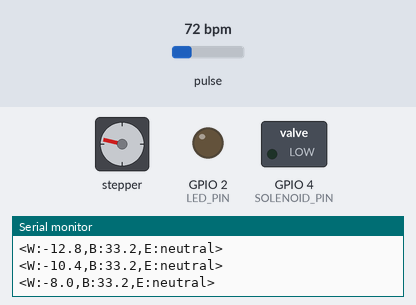
Bench run of a program on a simulated ESP32-S3. Shown: stepper motor, switched loads named in the program (green lamp = pin HIGH), output pins drawn as LEDs (lit = HIGH), the last lines printed to the serial monitor. Wiring (inferred from the names in the program): stepper motor driver (200 steps per turn assumed): step GPIO 5; direction GPIO 6; enable GPIO 7. Dashed ring = blinking. Inputs (shaded band) come from the test bench; at power-on: pulse 72 bpm. Pins used as bus, display or sensor lines are not drawn.

Above: at 2.2 s.
2.3 s: pulse set to 42 bpm
At 4.54 s:
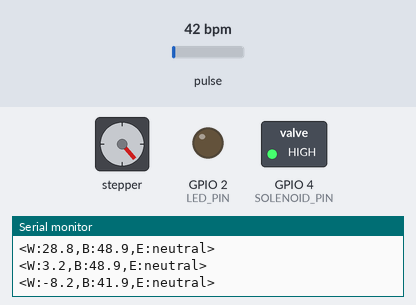
5.3 s: pulse set to 70 bpm
8.3 s: pulse set to 100 bpm
At 8.53 s:
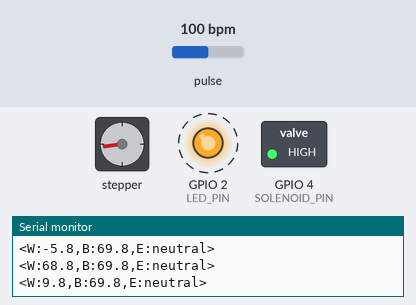
11.3 s: pulse set to 130 bpm
14.3 s: pulse set to 158 bpm
At 15.59 s:
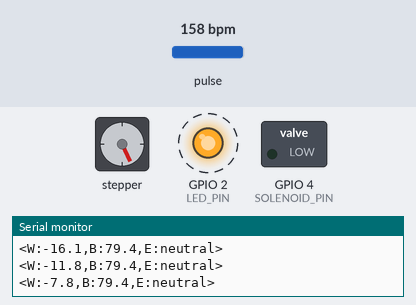
17.3 s: pulse set to 59 bpm
At 20.5 s:
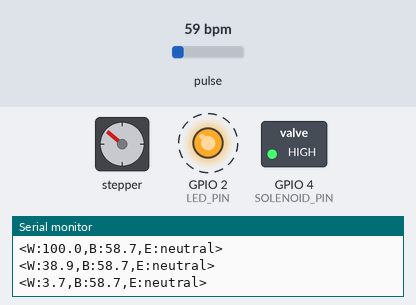
Timing chart, 0 to 24.3 s (numbered marks = the images above; inputs shaded):
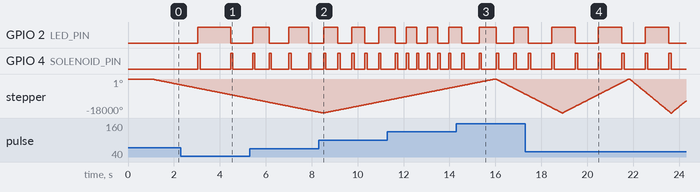

The program:

main.cpp
```cpp
#include <Arduino.h>
#include <Wire.h>
#include <MAX30105.h>
#include <WiFi.h>      // ★ 新增：WiFi 库
#include <WiFiUdp.h>   // ★ 新增：UDP 库

MAX30105 sensor;

// ================= Wi-Fi 与 UDP 设置 =================
const char* AP_SSID = "Cyber-Ritual";   // 祭坛发出的 Wi-Fi 名字
const char* AP_PASS = "12345678";       // Wi-Fi 密码 (必须大于8位)
const int UDP_PORT  = 8888;             // 通信端口

WiFiUDP udp;
IPAddress broadcastIp(192, 168, 4, 255); // 默认子网的广播地址，发给所有连上的电脑
char packetBuffer[255];                  // 接收数据缓冲


// ================= 引脚定义 (针对 ESP32-S3) =================
#define SOLENOID_PIN  4   // 电磁铁触发
#define PUL_PIN       5   // 脉冲
#define DIR_PIN       6   // 方向
#define EN_PIN        7   // 使能
#define I2C_SDA_PIN   8   // MAX30102 SDA
#define I2C_SCL_PIN   9   // MAX30102 SCL

#define LED_PIN       2   // ESP32S3 某些板子自带的蓝色LED(不一定有, 兼容处理)

// ================= 常量与系统参数 =================
const long STEPS_PER_TRIP = 10000;
const float MIN_CYCLE_TIME = 2.5;
const float MAX_CYCLE_TIME = 15.0;
const unsigned long SOLENOID_PULSE_MS = 100;

// 根据你驱动器规格填这个值，单位 µs
// 保守起见先填 150，再根据实测往下调
const uint64_t MIN_ALARM_US = 90;


unsigned long solenoidOffTime = 0;
long  lastBeatTime    = 0;
float smoothedIR      = 0;
int   beatAvg         = 75;
float lastSmoothedIR  = 0;
float currentBPM      = 0;
bool  isPulseRising   = false;

String serialBuffer  = "";
String currentEmotion = "neutral";

enum SystemState { STATE_IDLE, STATE_MOVING_UP, STATE_MOVING_DOWN };
SystemState sysState = STATE_IDLE;

volatile long stepsRemaining = 0;
volatile bool motionComplete = false;
volatile bool pulseState     = false;

int   targetCycles    = 0;
float currentCycleTime = 6.0;
bool  wasDefaultMode   = true;

// ESP32 硬件定时器句柄
hw_timer_t *stepperTimer = NULL;
portMUX_TYPE timerMux = portMUX_INITIALIZER_UNLOCKED;

// ================= 工具函数 =================
float mapFloat(float x, float in_min, float in_max, float out_min, float out_max) {
  return (x - in_min) * (out_max - out_min) / (in_max - in_min) + out_min;
}

// ================= ESP32 硬件定时器 ISR (必须放在 IRAM 内存中运行极快) =================
void IRAM_ATTR stepperISR() {
  portENTER_CRITICAL_ISR(&timerMux);
  if (stepsRemaining > 0) {
    pulseState = !pulseState;
    digitalWrite(PUL_PIN, pulseState);
    if (!pulseState) {
      stepsRemaining--;
    }
  } else if (!motionComplete) {
    timerAlarmDisable(stepperTimer); // 停用定时器警报
    motionComplete = true;
  }
  portEXIT_CRITICAL_ISR(&timerMux);
}

// ================= UDP 解析 =================
void processUDP() {
  int packetSize = udp.parsePacket();
  if (packetSize) {
    int len = udp.read(packetBuffer, 255);
    if (len > 0) packetBuffer[len] = '\0';
    String msg = String(packetBuffer);

    // 解析指令 <EMO:anger>
    if (msg.startsWith("<EMO:") && msg.endsWith(">")) {
      currentEmotion = msg.substring(5, msg.length() - 1);
      currentEmotion.trim();
    }
  }
}

// ================= 核心决策引擎 =================
void calculateMotionParameters() {
  if (currentBPM > 130) {
    float hr_factor = mapFloat(currentBPM, 130, 160, 0.25, 0.1);
    if (hr_factor < 0.1) hr_factor = 0.1;
    currentCycleTime = 6.0 / hr_factor;
    if (currentCycleTime > MAX_CYCLE_TIME) currentCycleTime = MAX_CYCLE_TIME;
    targetCycles = 1;
    return;
  }
  if (currentBPM < 40) {
    currentCycleTime = MAX_CYCLE_TIME;
    targetCycles = 1;
    return;
  }

  float hr_factor = 1.0;
  if (currentBPM >= 40 && currentBPM <= 60) {
    hr_factor = 2.0;
  } else if (currentBPM > 60 && currentBPM < 80) {
    hr_factor = mapFloat(currentBPM, 60, 80, 2.0, 1.0);
  } else if (currentBPM >= 80 && currentBPM <= 90) {
    hr_factor = 1.0;
  } else if (currentBPM > 90 && currentBPM <= 130) {
    hr_factor = mapFloat(currentBPM, 90, 130, 1.0, 0.25);
  }

  float emo_factor = 1.0;
  int   cycles     = 1;
  if      (currentEmotion == "anger"    || currentEmotion == "fear")    { emo_factor = 2.0; cycles = 2; }
  else if (currentEmotion == "contempt" || currentEmotion == "disgust") { emo_factor = 1.5; cycles = 1; }
  else if (currentEmotion == "neutral")                                 { emo_factor = 1.0; cycles = 1; }
  else if (currentEmotion == "happiness"|| currentEmotion == "sadness") { emo_factor = 0.7; cycles = 1; }
  else if (currentEmotion == "surprise" || currentEmotion == "surpris") { emo_factor = 0.5; cycles = 2; }

  currentCycleTime = 6.0 / (hr_factor * emo_factor);
  if (currentCycleTime < MIN_CYCLE_TIME) {
    currentCycleTime = MIN_CYCLE_TIME;
  }
  targetCycles = cycles;
}

// ================= 启动单程运动 =================
void startTrip(bool isUp) {
  // 停止定时器中断
  timerAlarmDisable(stepperTimer);
  delayMicroseconds(10);

 // 周期开始方向：LOW 上行，HIGH 下行，现在是反着写的，因为了，我把电机方向认反了，
 // 哈哈哈，反正你调试的时候看到电机动反了就把这里改成 isUp ? HIGH : LOW 就行了
  digitalWrite(DIR_PIN, isUp ? LOW : HIGH);

  portENTER_CRITICAL(&timerMux);
  stepsRemaining = STEPS_PER_TRIP;
  motionComplete = false;
  pulseState     = false;
  digitalWrite(PUL_PIN, LOW);
  portEXIT_CRITICAL(&timerMux);

  // 计算 ESP32 警报值
  float tripTime   = currentCycleTime / 2.0;
  float toggleFreq = (STEPS_PER_TRIP / tripTime) * 2.0;
  if (toggleFreq > 100000) toggleFreq = 100000;
  if (toggleFreq < 1)      toggleFreq = 1;

  // ESP32 定时器基准配置为 1MHz (1us/tick)
  // Alarm 触发周期 (微秒) = 1,000,000 / toggleFreq
  uint64_t alarmValue = (uint64_t)(1000000.0 / toggleFreq);
  if (alarmValue < MIN_ALARM_US) alarmValue = MIN_ALARM_US;  // ← 加这一行

  timerAlarmWrite(stepperTimer, alarmValue, true);
  timerAlarmEnable(stepperTimer);
}

// ================= 初始化 =================
void setup() {
  pinMode(LED_PIN, OUTPUT);
  pinMode(SOLENOID_PIN, OUTPUT);
  digitalWrite(SOLENOID_PIN, LOW);

  pinMode(PUL_PIN, OUTPUT);
  pinMode(DIR_PIN, OUTPUT);
  pinMode(EN_PIN,  OUTPUT);
  digitalWrite(EN_PIN,  LOW);
  digitalWrite(PUL_PIN, LOW);

  // ESP32 直接通过 USB 通信
  Serial.begin(115200);

  // ★ 开启 Wi-Fi 热点
  Serial.println("Starting Wi-Fi AP...");
  WiFi.softAP(AP_SSID, AP_PASS);
  IPAddress IP = WiFi.softAPIP();
  Serial.print("AP IP address: ");
  Serial.println(IP); // 默认应该是 192.168.4.1

  // 开启 UDP 监听
  udp.begin(UDP_PORT);
  delay(1000);

  // 指定 I2C 引脚
  Wire.begin(I2C_SDA_PIN, I2C_SCL_PIN);
  if (!sensor.begin(Wire, I2C_SPEED_FAST)) {
    Serial.println("MAX30102 NOT FOUND!");
    while (1);
  }
  sensor.setup(0x3F, 8, 2, 100, 411, 4096);

  // 初始化 ESP32 定时器：Timer0, 预分频80 (80MHz/80 = 1MHz), 向上计数
  stepperTimer = timerBegin(0, 80, true);
  timerAttachInterrupt(stepperTimer, &stepperISR, true);

  Serial.println("System Ready - ESP32-S3 Version.");
}

// ================= 主循环 =================
void loop() {
  processUDP();

  long rawIR      = sensor.getIR();
  bool validFinger = (rawIR > 50000);
  float plotWave  = 0;

  if (validFinger) {
    if (smoothedIR == 0) smoothedIR = rawIR;
    smoothedIR = smoothedIR * 0.8 + rawIR * 0.2;

    float diff = smoothedIR - lastSmoothedIR;
    if (abs(diff) <= 800) {
      if (diff > 15 && !isPulseRising) {
        isPulseRising = true;
      }
      if (isPulseRising && diff < 0) {
        long delta = millis() - lastBeatTime;
        if (delta > 400) {
          lastBeatTime = millis();
          currentBPM = 60000.0 / delta;

          if (currentBPM > 40 && currentBPM < 160) {
            beatAvg = (beatAvg * 3 + currentBPM) / 4;

            // LED 翻转 (ESP32 没有 digitalToggle 宏，用原生写法)
            digitalWrite(LED_PIN, !digitalRead(LED_PIN));

            digitalWrite(SOLENOID_PIN, HIGH);
            solenoidOffTime = millis() + SOLENOID_PULSE_MS;
          }
        }
        isPulseRising = false;
      }
    }
    plotWave = constrain(diff, -100, 100);
    lastSmoothedIR = smoothedIR;

  } else {
    smoothedIR    = 0;
    isPulseRising = false;
    currentBPM    = 0;
  }

// 组装并发送 UDP 数据包给上位机
static unsigned long lastUdpSend = 0;
if (millis() - lastUdpSend > 50) {
  udp.beginPacket(broadcastIp, UDP_PORT);
  udp.print("<W:"); udp.print(plotWave, 1);
  udp.print(",B:"); udp.print(currentBPM, 1);
  udp.print(",E:"); udp.print(currentEmotion); // 把情绪也发回去，方便调试
  udp.print(">");
  udp.endPacket();

  // (保留一句 Serial 打印，方便你插着线查 Bug 时看日志)
  Serial.printf("<W:%.1f,B:%.1f,E:%s>\n", plotWave, currentBPM, currentEmotion.c_str());

  lastUdpSend = millis();
}

  switch (sysState) {
    case STATE_IDLE:
      calculateMotionParameters();
      startTrip(true);
      sysState = STATE_MOVING_UP;
      break;

    case STATE_MOVING_UP:
      if (motionComplete) {
        startTrip(false);
        sysState = STATE_MOVING_DOWN;
      }
      break;

    case STATE_MOVING_DOWN: {
      if (motionComplete) {
        targetCycles--;
        bool isDefaultMode = (currentBPM < 40);
        if (targetCycles > 0 && isDefaultMode == wasDefaultMode) {
          startTrip(true);
          sysState = STATE_MOVING_UP;
        } else {
          wasDefaultMode = isDefaultMode;
          sysState = STATE_IDLE;
        }
      }
      break;
    }
  }

  if (solenoidOffTime > 0 && millis() > solenoidOffTime) {
    digitalWrite(SOLENOID_PIN, LOW);
    solenoidOffTime = 0;
  }

  delay(10);
}
```

Measured:
- after the input at 2.3 s, GPIO 4 (SOLENOID_PIN): alternates HIGH for 0.10 s and LOW for 1.3 s, starting after 0.73 s
- after the input at 8.3 s, GPIO 2 (LED_PIN): alternates HIGH for 0.59 s and LOW for 0.60 s, starting after 0.22 s; GPIO 4 (SOLENOID_PIN): alternates HIGH for 0.10 s and LOW for 0.50 s, starting after 0.22 s
- after the input at 14.3 s, GPIO 2 (LED_PIN): alternates HIGH for 0.76 s and LOW for 0.76 s, starting after 0.23 s; GPIO 4 (SOLENOID_PIN): alternates HIGH for 0.10 s and LOW for 0.65 s, starting after 0.23 s
- after the input at 17.3 s, GPIO 2 (LED_PIN): alternates HIGH for 1.0 s and LOW for 1.0 s, starting after 0.14 s; GPIO 4 (SOLENOID_PIN): alternates HIGH for 0.10 s and LOW for 0.92 s, starting after 0.14 s
- by itself, GPIO 2 (LED_PIN): alternates HIGH for 0.79 s and LOW for 0.86 s
